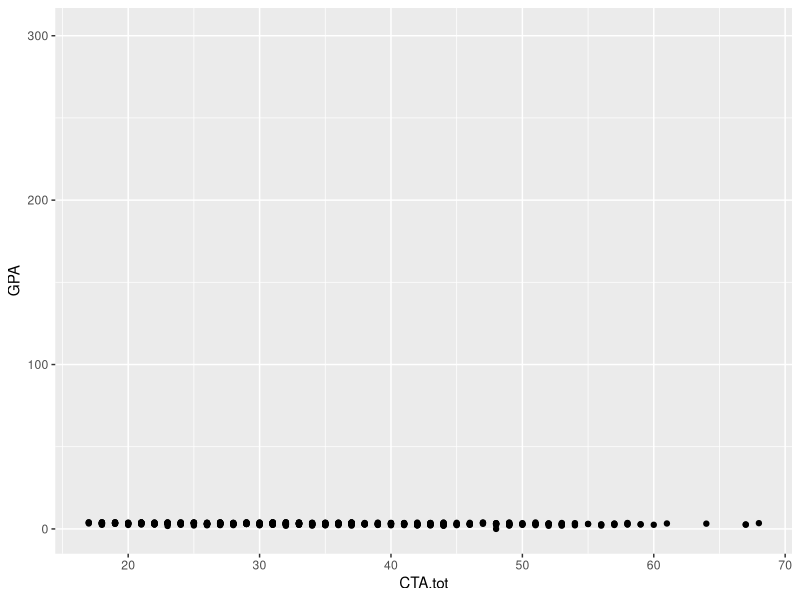
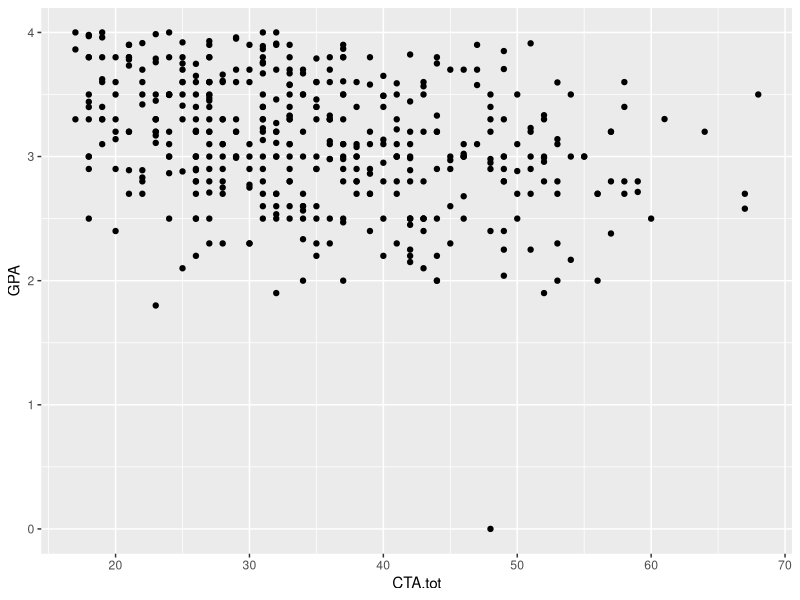
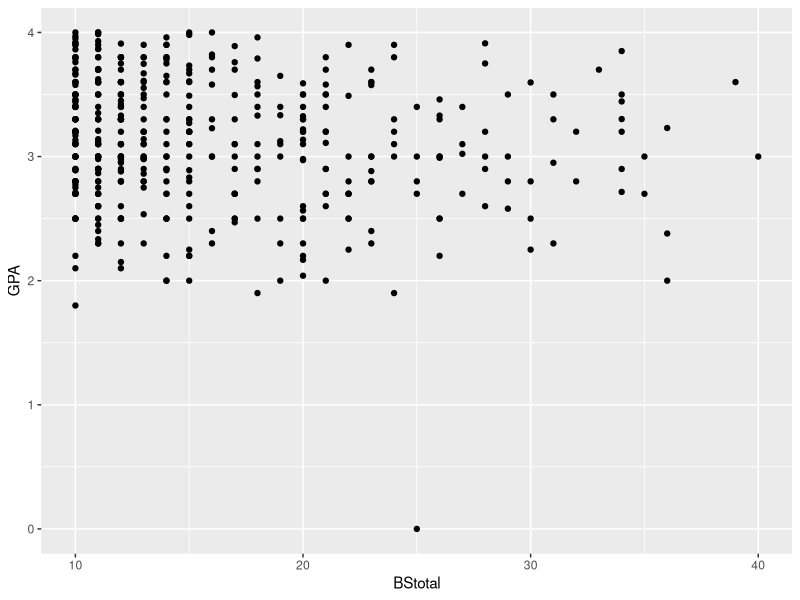
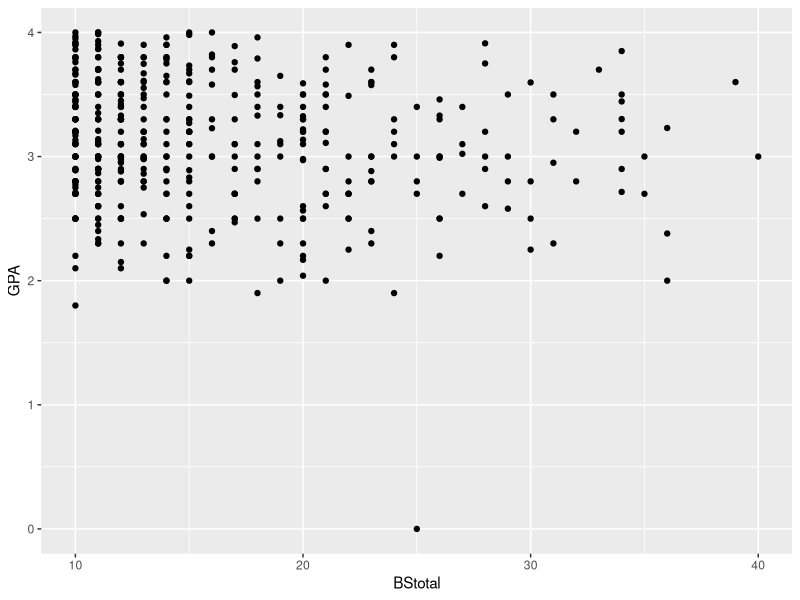
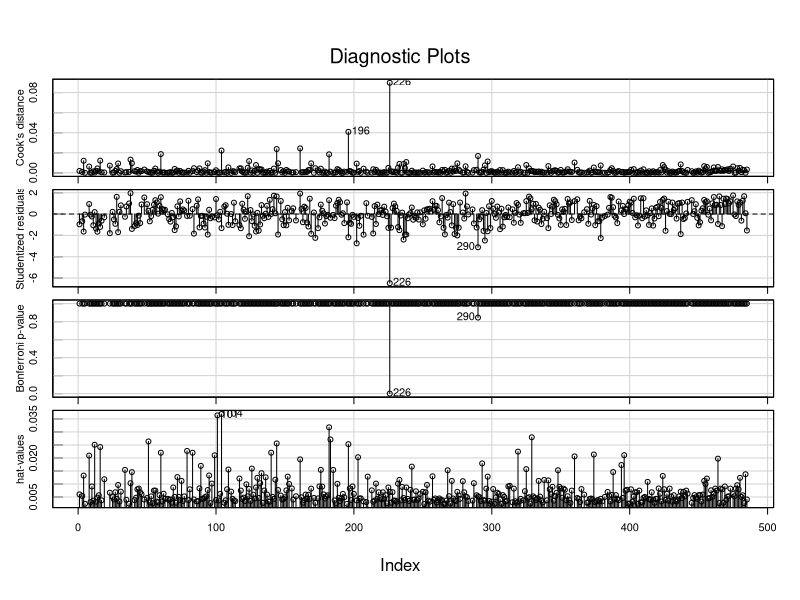
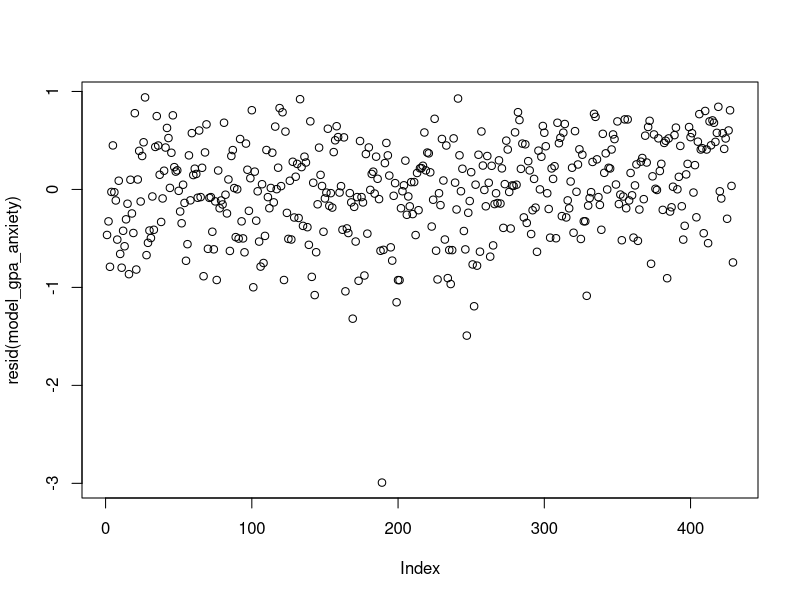
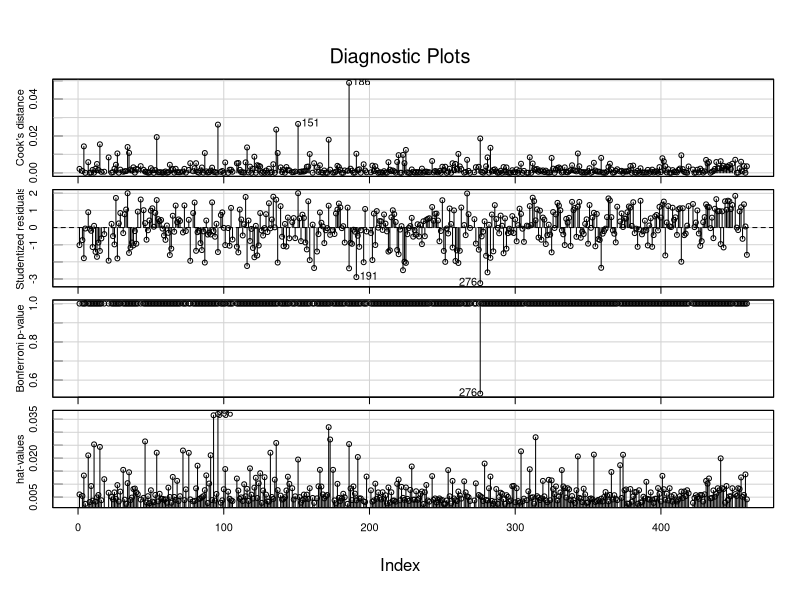

Reproduce these figures in R, in order.
## ---- chunk 1
#| echo: TRUE
# install.packages("tidyverse")
# turn on the tidyverse for data import
library(tidyverse)
## ---- chunk 2
#| echo: TRUE
students <- read_csv("data/cassady_finch_bolin.csv")
head(students, 4)
## ---- chunk 3
cor(students$GPA, students$CTA.tot, use = "pairwise.complete.obs") 
cor(students$GPA, students$BStotal, use = "pairwise.complete.obs") 
## ---- chunk 4
ggplot(students, aes(x = CTA.tot, y = GPA)) + geom_point()
## ---- chunk 5
ggplot(students, aes(x = CTA.tot, y = GPA)) + geom_point() + ylim(0, 4)
## ---- chunk 6
ggplot(students, aes(x = BStotal, y = GPA)) + geom_point() + ylim(0,4)
## ---- chunk 7
ggplot(students, aes(x = BStotal, y = GPA)) + geom_point() + ylim(0,4)
## ---- chunk 8
students |> 
  select(Gender:GPA, BStotal:CTA.tot) |> 
  filter(GPA < 1) 
## ---- chunk 9
model_gpa_anxiety <- lm(GPA ~ CTA.tot + BStotal, data = students)

# this will create a lm "class" object in your environment
class(model_gpa_anxiety)
## ---- chunk 10
summary(model_gpa_anxiety)
## ---- chunk 11
anova(model_gpa_anxiety)
## ---- chunk 12
confint(model_gpa_anxiety)
## ---- chunk 13
car::influenceIndexPlot(model_gpa_anxiety)
## ---- chunk 14
car::outlierTest(model_gpa_anxiety)
## ---- chunk 15
whoisit <- students |> 
  select(Gender:GPA, BStotal, CTA.tot) |> 
  slice(226)

whoisit
## ---- chunk 16
attributes(model_gpa_anxiety)
## ---- chunk 17
model_gpa_anxiety$fitted.values
## ---- chunk 18
plot(resid(model_gpa_anxiety))
## ---- chunk 19
students_no_outlier <- students |>  
  filter(GPA > 1 & GPA < 4) 

dim(students)
dim(students_no_outlier)
## ---- chunk 20
model_gpa_anxiety_no_outlier <- lm(GPA ~ CTA.tot + BStotal, 
                                   data = students_no_outlier)

summary(model_gpa_anxiety_no_outlier)
## ---- chunk 21
car::outlierTest(model_gpa_anxiety_no_outlier)
## ---- chunk 22
car::influenceIndexPlot(model_gpa_anxiety_no_outlier)
